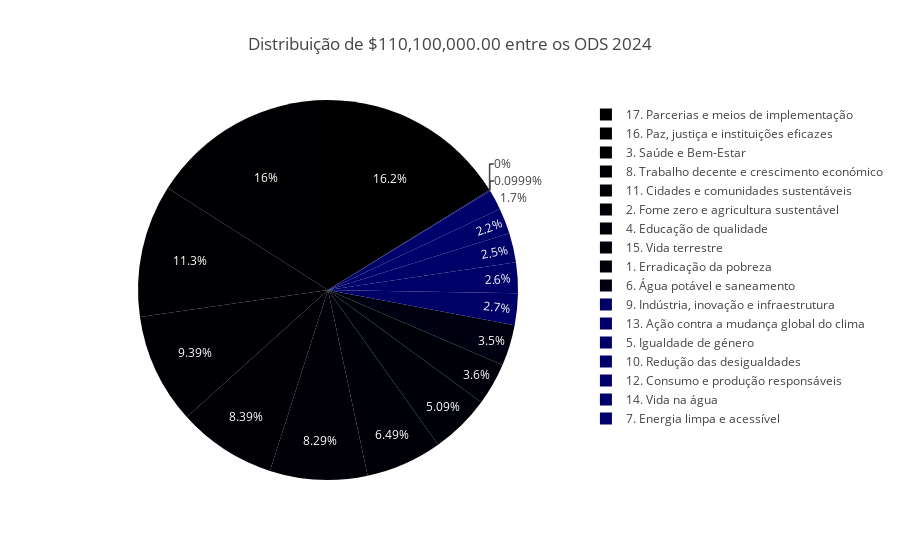

Source (notebook cell):
### Markdown cell above
Dentro da classificação de gráficos, o gráfico de pizza (ou pie chart, em inglês) é geralmente categorizado como um tipo de gráfico de distribuição.

Os gráficos de distribuição são usados para representar a distribuição de dados, mostrando como os diferentes valores ou categorias contribuem para um todo. No caso do gráfico de pizza, ele mostra a proporção de cada categoria em relação ao todo, dividindo um círculo em segmentos proporcionais aos valores que representam.

### Code cell
dados, df = df_dict['2024']
fig = px.pie(df, values='Percentual', names='Objetivo', 
             title=f'Distribuição de ${dados["recursos_valores"]:,.2f} entre os ODS {dados["ano"]}')
fig.show()

### Figure 1 — Plotly figure (JSON) as saved in the notebook; plotly's stock layout.template omitted (floating-point values rounded to 4 significant figures)
{"data": [{"domain": {"x": [0, 1], "y": [0, 1]}, "hovertemplate": "Objetivo=%{label}<br>Percentual=%{value}<extra></extra>", "labels": ["1. Erradicação da pobreza", "2. Fome zero e agricultura sustentável", "3. Saúde e Bem-Estar", "4. Educação de qualidade", "5. Igualdade de género", "6. Água potável e saneamento", "7. Energia limpa e acessível", "8. Trabalho decente e crescimento económico", "9. Indústria, inovação e infraestrutura", "10. Redução das desigualdades", "11. Cidades e comunidades sustentáveis", "12. Consumo e produção responsáveis", "13. Ação contra a mudança global do clima", "14. Vida na água", "15. Vida terrestre", "16. Paz, justiça e instituições eficazes", "17. Parcerias e meios de implementação"], "legendgroup": "", "name": "", "showlegend": true, "type": "pie", "values": [3.6, 8.3, 11.3, 6.5, 2.5, 3.5, 0, 9.4, 2.7, 2.2, 8.4, 1.7, 2.6, 0.1, 5.1, 16, 16.2]}], "layout": {"legend": {"tracegroupgap": 0}, "title": {"text": "Distribuição de $110,100,000.00 entre os ODS 2024"}}}
